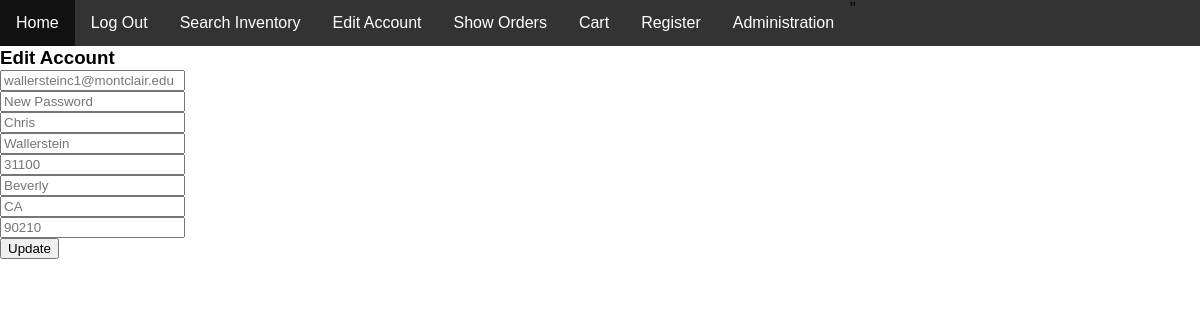
Screenshot of /EditAccount.php (signed in) with the database file from the repository.
### tables this page shows
create table Customer
(
    CustomerID    int unsigned not null,
    JoinDate      date         not null,
    BillingMethod varchar(50)  not null,
    primary key (CustomerID),
    foreign key (CustomerID) references Users (UserID) on delete cascade
);

create table Users
(
    UserID            int unsigned auto_increment not null,
    RoleID            int unsigned                not null,
    FirstName         varchar(30)                 not null,
    LastName          varchar(30)                 not null,
    Email             varchar(50)                 not null,
    Street            varchar(50)                 not null,
    City              varchar(30)                 not null,
    StateAbbreviation char(2)                     not null,
    ZipCode           char(9)                     not null,
    UserPassword      varchar(256)                not null,
    primary key (UserID),
    foreign key (RoleID) references Role (RoleID) on delete restrict
);

### public_html/EditAccount.php (the view, shortened to what this page needs)
    <?php
    include_once 'heading.php';
    require_once "connection.php";
    if (!isset($_SESSION['UserID'])){
        echo 'User must be logged in to edit account';
    }
    else {
        list($email, $firstName, $lastName, $street, $city, $state, $zip, $billingMethod) =
            getUserDetails($_SESSION['UserID'], $conn);
        echo "
    <h3 class='text-center'>Edit Account</h3>
    <form id='login-form' action='editAccountCode.php' method='POST'>
        <div class='form-group'>
            <input type=text' name='email' class='
                    form-control' onchange='valChange(this)' placeholder=$email>
        </div
        <div class='form-group'>
            <input type='password' name='userpassword' class='form-control' onchange='valChange(this)' placeholder='New Password'>
        </div>
        <div class='form-group'>
            <input type=text' name='firstname' class='
                    form-control' onchange='valChange(this)' placeholder=$firstName>
        </div
        <div class='form-group'>
            <input type=text' name='lastname' class='form-control' onchange='valChange(this)' placeholder=$lastName>
        </div>
        <div class='form-group'>
            <input type=text' name='street' class='form-control' onchange='valChange(this)' placeholder=$street>
        </div>
        <div class='form-group'>
            <input type=text' name='city' class=' form-control' onchange='valChange(this)' placeholder=$city>
        </div>
        <div class='form-group'>
            <input type=text' name='stateabbreviation' class='form-control' onchange='valChange(this)' placeholder=$state>
        </div>
        <div class='form-group'>
            <input type=text' name='ZipCode' class='form-control' onchange='valChange(this)' placeholder=$zip>
        </div>
        <!--
        <div class='form-group'>
            <select required name='billingmethod' class='form-control' onchange='valChange(this)' placeholder='Visa'>
//                <option value=''disabled selected hidden>Change Payment Method</option>
                <option value='amex'>American Express</option>
                <option value='visa'>Visa</option>
                <option value='Discover'>Discover</option>
            </select>
        </div>-->
        <div><p></p></div>
        <input type='submit' name='btnRegister' class='btn-primary' value='Update'>
        <input type='hidden' id='changed' name='changed' value=''>
    </form>";
    }
    function getUserDetails($userID, $conn) {
        $query = "SELECT u.FirstName, u.LastName, u.Email,
                    u.Street, u.City, u.StateAbbreviation, u.ZipCode, c.BillingMethod
                    from Users u, Customer c WHERE u.UserID = ? and u.UserID = c.CustomerID;";
        $value = mysqli_stmt_init($conn);
        if (!mysqli_stmt_prepare($value, $query)) {
            mysqli_stmt_close($value);
            header("location:login.php?message=badquery");
            exit();
        }
        mysqli_stmt_bind_param($value, "s", $userID);
        mysqli_stmt_execute($value);
        $result = mysqli_stmt_get_result($value);
        $row =  mysqli_fetch_assoc($result);
        return array($row['Email'], $row['FirstName'], $row['LastName'], $row['Street'],
                        $row['City'], $row['StateAbbreviation'], $row['ZipCode'], $row['BillingMethod']);
    }
    ?>
</body>
</html>

### public_html/css/home-styles.css (style rules this page uses)
* { margin:0 }
body { background-color:white; font-family: Arial, Helvetica, sans-serif; }
h1, h2, h3 { line-height:24px; }

### rows the page displays
customer: email "wallersteinc1@montclair.edu", firstname "Chris", lastname "Wallerstein", stateabbreviation "CA", ZipCode "90210"
